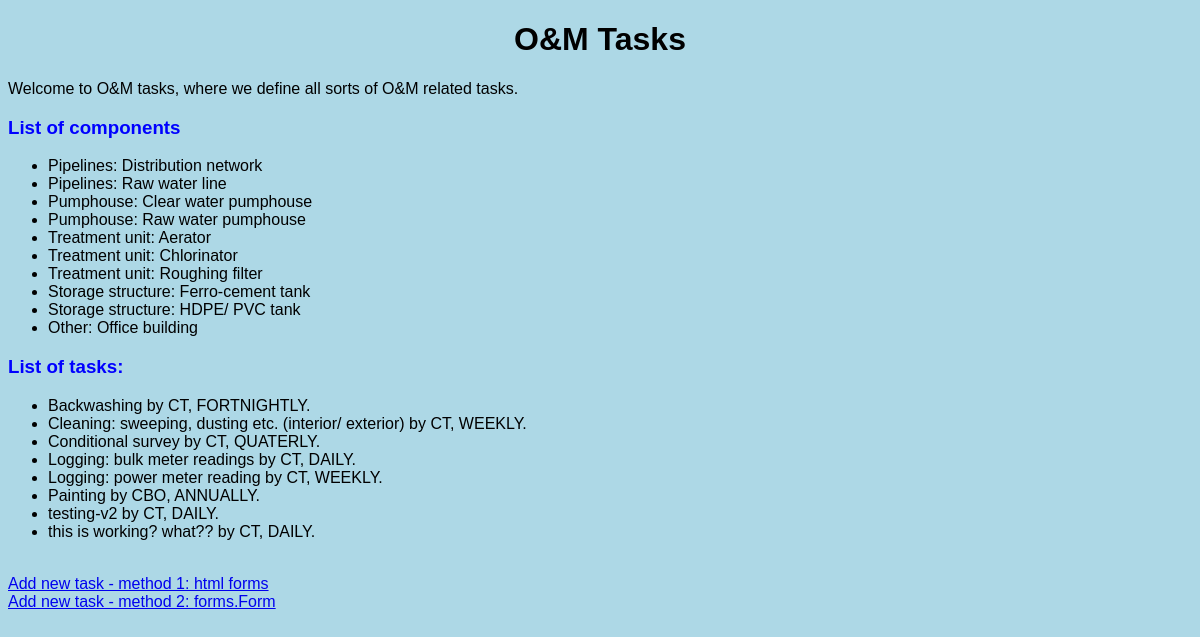
/tasks/, run on an earlier commit of the app's database.
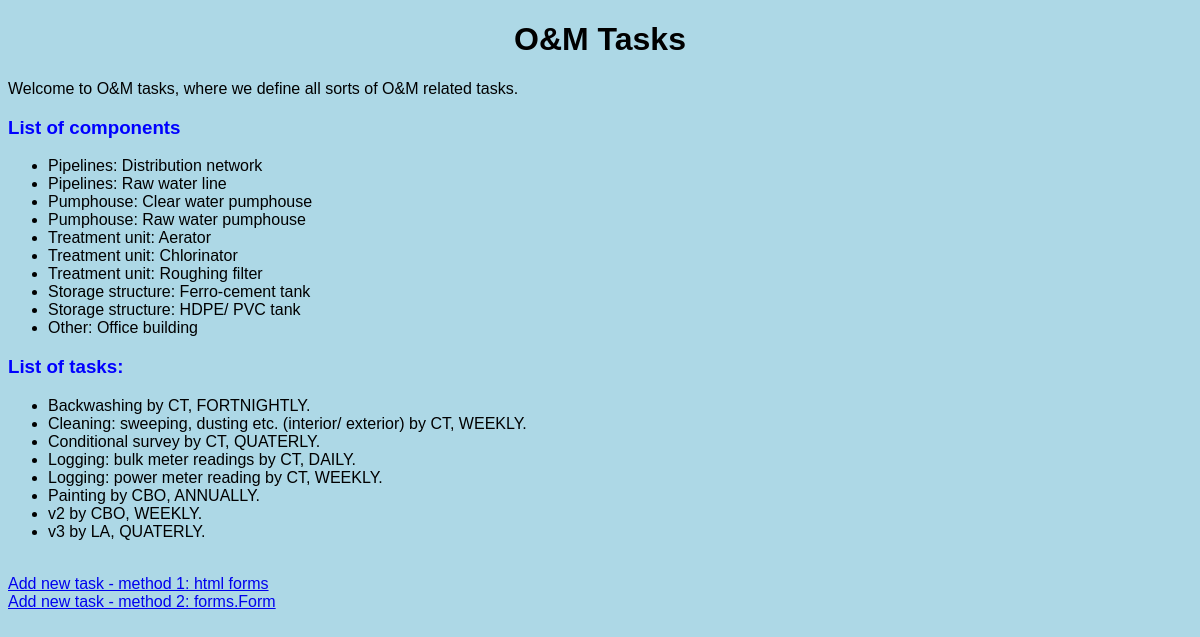
And on a later commit of the database.
### tasks/models.py (models this page shows, shortened)
class Component(models.Model):
    component_type = models.ForeignKey(Component_Type,
                                       on_delete=models.CASCADE,
                                       related_name="components")
    component = models.CharField(max_length=64)
    def __str__(self) -> str:
        return f"{self.component_type}: {self.component}"

class Component_Type(models.Model):
    component_type = models.CharField(max_length=64)
    def __str__(self) -> str:
        return f"{self.component_type.capitalize()}"
    class Meta:
        verbose_name = "Component Type"
        verbose_name_plural = "Component Types"

class Task(models.Model):
    component = models.ManyToManyField(Component, blank=True, related_name="tasks")
    task_name = models.CharField(max_length = 128)
    task_interval = models.CharField(max_length=32, choices=INTERVALS, default="DAILY")
    task_responsibility = models.CharField(max_length=32, choices=RESPONSIBILITY, default="CT")

### tasks/views.py (the view)
# urls.py: path("", views.index, name="index"),
def index(request):
    list_components = Component.objects.all().order_by('component_type', 'component')
    list_tasks = Task.objects.all().order_by('task_name', 'task_responsibility')
    return render(request, 'tasks/index.html', {
        "comps": list_components,
        "tasks": list_tasks,
    })

### tasks/templates/tasks/index.html
{% extends 'tasks/layout.html' %}
{% block body %}
    <h1>O&M Tasks</h1>
    <p>Welcome to O&M tasks, where we define all sorts of O&M related tasks.</p>
    <h3>List of components</h3>
    <ul>
        {% for comp in comps %}
            <li>{{ comp }}</li>
        {% empty %}
            <li>No components yet.</li>
        {% endfor %}
    </ul>
    <h3>List of tasks:</h3>
    <ul>
        {% for task in tasks %}
            <li>{{ task.task_name }} by {{ task.task_responsibility }}, {{ task.task_interval }}.</li>
        {% empty %}
            <li>No tasks yet.</li>
        {% endfor %}
    </ul>
    <br><a href="{% url 'tasks:add_task' %}">Add new task - method 1: html forms</a>
    <br><a href="{% url 'tasks:add_task_2' %}">Add new task - method 2: forms.Form</a>
{% endblock %}

### tasks/templates/tasks/layout.html (shortened to what this page needs)
{% load static %}
<!DOCTYPE html>
<html lang="en">
    <head>
        <link rel="stylesheet" href="{% static 'tasks/my_styles.css' %}">
    </head>
    <body>
        {% block body %}
        {% endblock %}
    </body>
</html>

### tasks/static/tasks/my_styles.css (style rules this page uses)
h1, h2 { text-align: center; }
h3 { color: blue; font-family: 'Lucida Sans', 'Lucida Sans Regular', 'Lucida Grande', 'Lucida Sans Unicode', Geneva, Verdana, sans-serif; }
body { background-color: lightblue; font-family: Verdana, Geneva, Tahoma, sans-serif; }

What changed in the data, as far as the page shows it:
removed Task: task_name "testing-v2", task_responsibility "CT", task_interval "DAILY"
removed Task: task_name "this is working? what??", task_responsibility "CT", task_interval "DAILY"
added Task: task_name "v2", task_responsibility "CBO", task_interval "WEEKLY"
added Task: task_name "v3", task_responsibility "LA", task_interval "QUATERLY"
